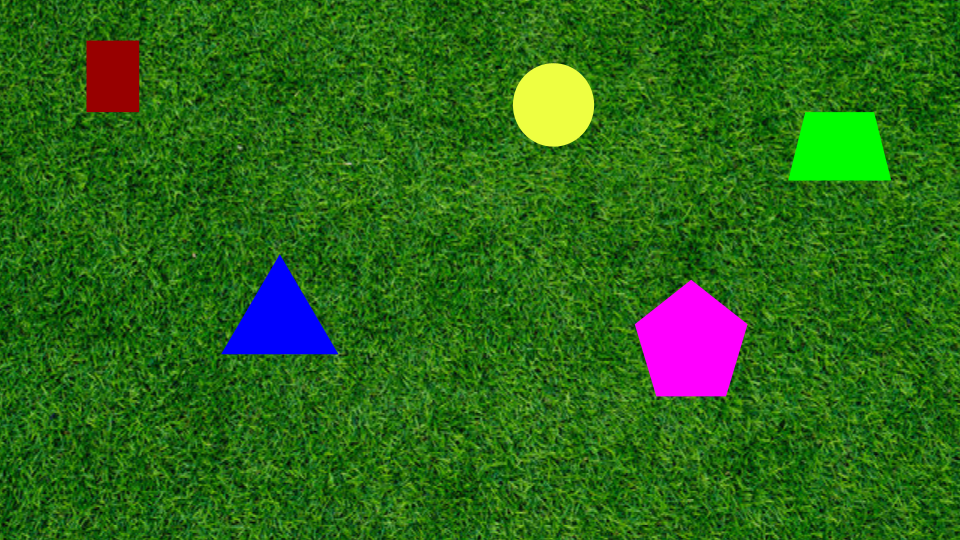
#> input picture PennAir 2024 App Static.png, 960 x 540 px, given in place of PennAir 2024 App Dynamic Hard.mp4, which was not available
$ python difficultvideo.py
#> lines starting #> are read from the running program, lines starting #| are printed output that depends on the picture; after the words box and inside, x2 and y2 are one past the last pixel; in counts of white or black regions, pixels touching at a corner belong together; pictures that were not available may be replaced by others from this repository, and a replacement may not be noted
import cv2
import numpy as np


def detect_shapes_in_video_agnostic(video_path):
    # Open the video file
#> called with video_path = 'PennAir 2024 App Dynamic Hard.mp4'
    cap = cv2.VideoCapture(video_path)

    # Check if video opened successfully
    if not cap.isOpened():
        print(f"Error: Unable to open video file {video_path}")
        return

    while True:
        # Capture each frame
        ret, frame = cap.read()
#> frame is the input picture: shape (540, 960, 3); mean B, G, R 24.5, 104.6, 44

        # If the frame is not read correctly, exit the loop (end of video)
        if not ret:
            break

        # Convert the frame to grayscale for edge detection
        gray = cv2.cvtColor(frame, cv2.COLOR_BGR2GRAY)
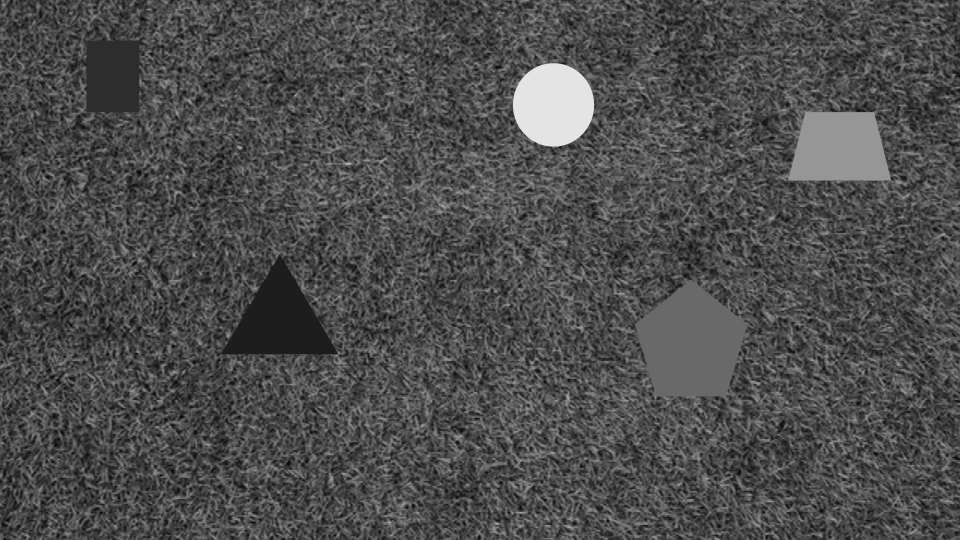
#> gray: shape (540, 960); min 6, max 228, mean 77.3

        # Apply Gaussian blur to reduce noise
        blurred = cv2.GaussianBlur(gray, (1, 1), 0)

        # Use Canny edge detection to detect edges in the image
        edges = cv2.Canny(blurred, 30, 130)
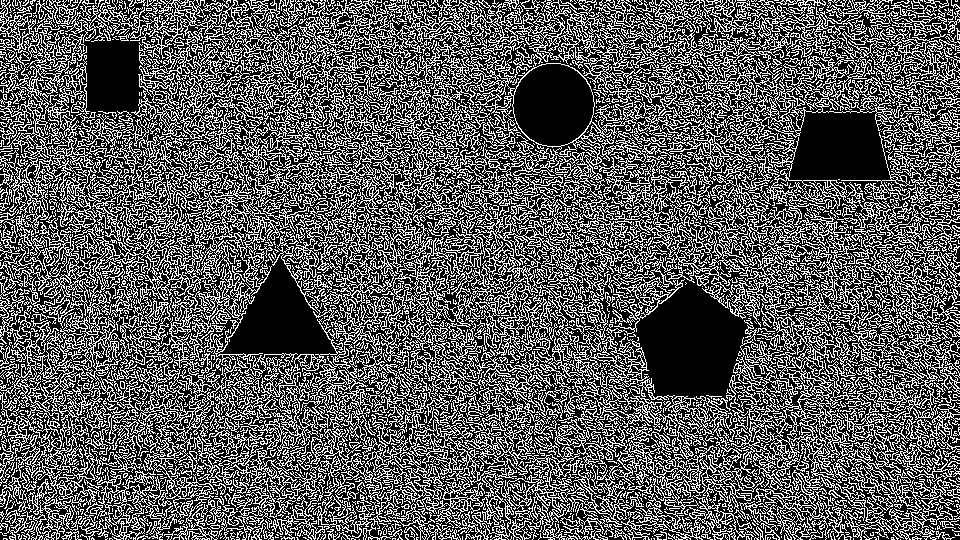
#> edges: shape (540, 960); 35.5% white in thin lines or dots

        # Apply morphological operations to clean up the edges
        kernel = np.ones((3, 3), np.uint8)
        edges_cleaned = cv2.morphologyEx(edges, cv2.MORPH_CLOSE, kernel)
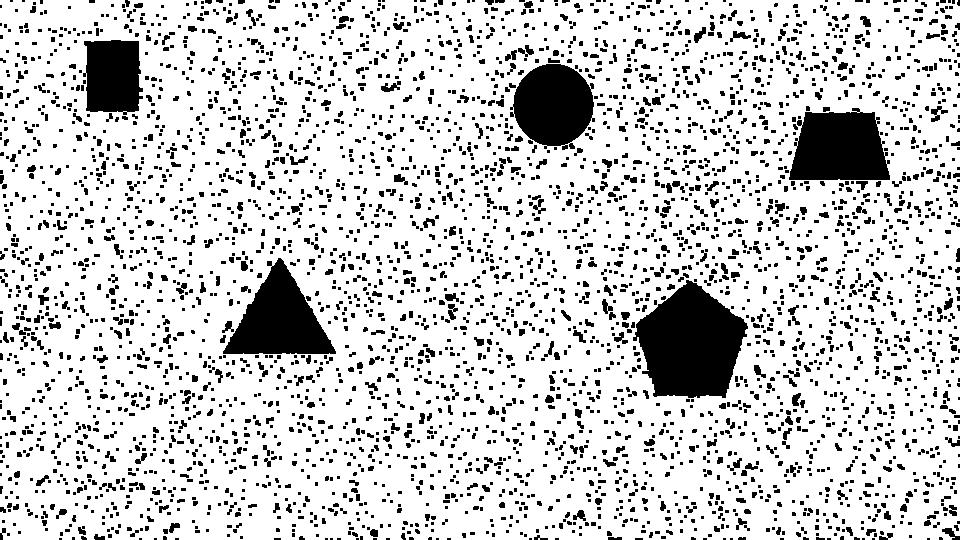
#> edges_cleaned: shape (540, 960); 81.5% white; 4080 black regions (3101 under 20 px)

        # Find contours based on the cleaned edges
        contours, _ = cv2.findContours(edges_cleaned, cv2.RETR_EXTERNAL, cv2.CHAIN_APPROX_SIMPLE)
#> contours = 1 contour; box (x1, y1, x2, y2) and area: (0, 0, 960, 540) 514536

        # Create a copy of the current frame for drawing
        result = frame.copy()

        # Process each contour
        for contour in contours:
            # Filter small contours to remove noise
            if cv2.contourArea(contour) < 1500:
                continue

            # Approximate the contour to reduce the number of points
            epsilon = 0.02 * cv2.arcLength(contour, True)
            approx = cv2.approxPolyDP(contour, epsilon, True)

            # Draw the contour on the frame
            cv2.drawContours(result, [approx], 0, (0, 255, 0), 2)

            # Calculate the center of the contour using moments
            M = cv2.moments(approx)
            if M["m00"] != 0:
                cX = int(M["m10"] / M["m00"])
                cY = int(M["m01"] / M["m00"])

                # Mark the center on the frame
                cv2.circle(result, (cX, cY), 5, (255, 0, 0), -1)
#> this loop made 1 pass
#> (epsilon, approx, cX, cY) on pass 1: (74.78, [[0, 0], [3, 539], [959, 535], [957, 0]], 479, 268)
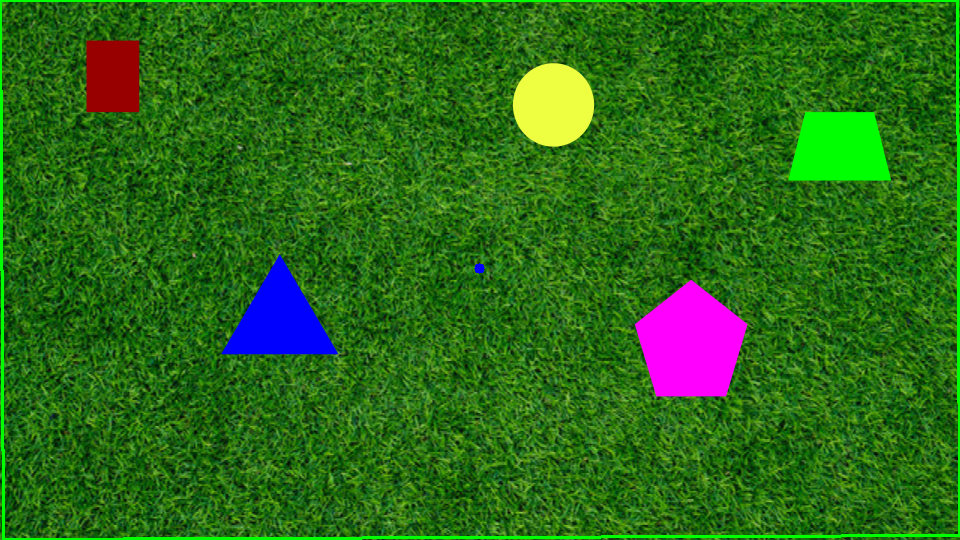
#> result: shape (540, 960, 3); 1.49% of pixels changed, all inside (x1, y1, x2, y2) = (0, 0, 960, 540)

        # Display the frame with detected shapes
        cv2.imshow("Detected Shapes", result)

        # Break the loop when 'q' is pressed
        if cv2.waitKey(1) & 0xFF == ord('q'):
#> (key q is pressed here)
            break

    # Release the video capture object and close windows
    cap.release()
    cv2.destroyAllWindows()


detect_shapes_in_video_agnostic("PennAir 2024 App Dynamic Hard.mp4")
